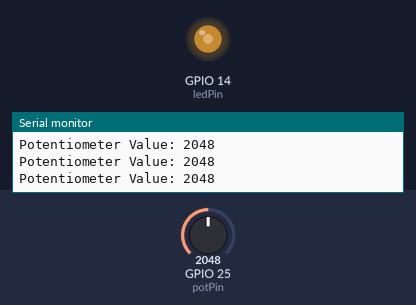
Bench run of a sketch on a simulated ESP32. Parts: output pins drawn as LEDs (lit = HIGH), the last lines printed to the serial monitor. The test bench sets the inputs (shaded band); at power-on: GPIO 25 (potPin) = 2048.

Above: at 1.3 s.
1.4 s: GPIO 25 (potPin) set to 2866
At 2.2 s:
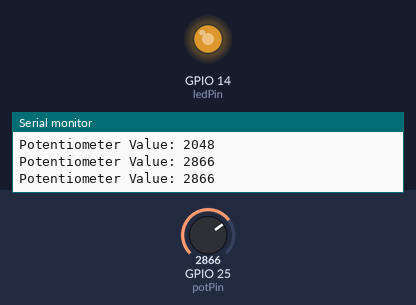
3.0 s: GPIO 25 (potPin) set to 3603
At 3.3 s:
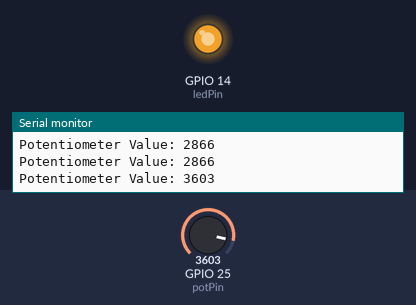
4.5 s: GPIO 25 (potPin) set to 491
At 5.7 s:
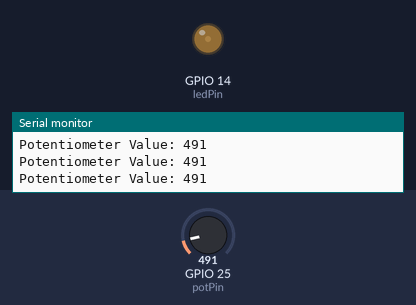
6.0 s: GPIO 25 (potPin) set to 0
At 6.9 s:
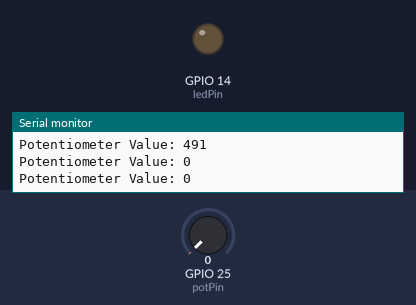
7.5 s: GPIO 25 (potPin) set to 2047
At 8.0 s:
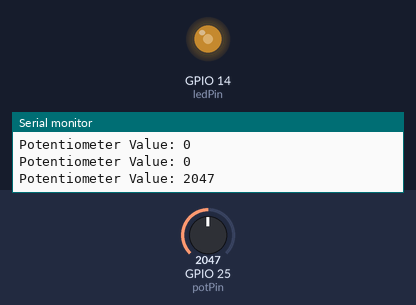
Timing chart, 0 to 10.0 s (numbered marks = the images above; inputs shaded):
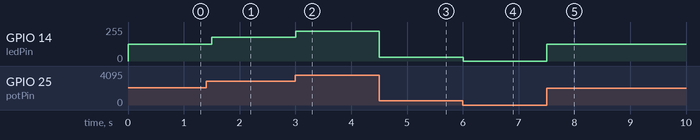

Measured:
- after the input at 1.4 s, GPIO 14 (ledPin): 127/255 → 178/255 after 0.10 s
- after the input at 3.0 s, GPIO 14 (ledPin): 178/255 → 224/255 at once
- after the input at 4.5 s, GPIO 14 (ledPin): 224/255 → 30/255 at once
- after the input at 6.0 s, GPIO 14 (ledPin): 30/255 → 0/255 at once
- after the input at 7.5 s, GPIO 14 (ledPin): 0/255 → 127/255 at once

The sketch:

eugene.ino
```cpp
 const int potPin = 25;
const int ledPin = 14;

void setup() {
  pinMode(ledPin, OUTPUT);
  Serial.begin(115200);
}

void loop() {
  int potValue = analogRead(potPin);
  int brightness = map(potValue, 0, 4095, 0, 255);
  analogWrite(ledPin, brightness);

  Serial.print("Potentiometer Value: ");
  Serial.println(potValue);

  delay(500);
}
```
